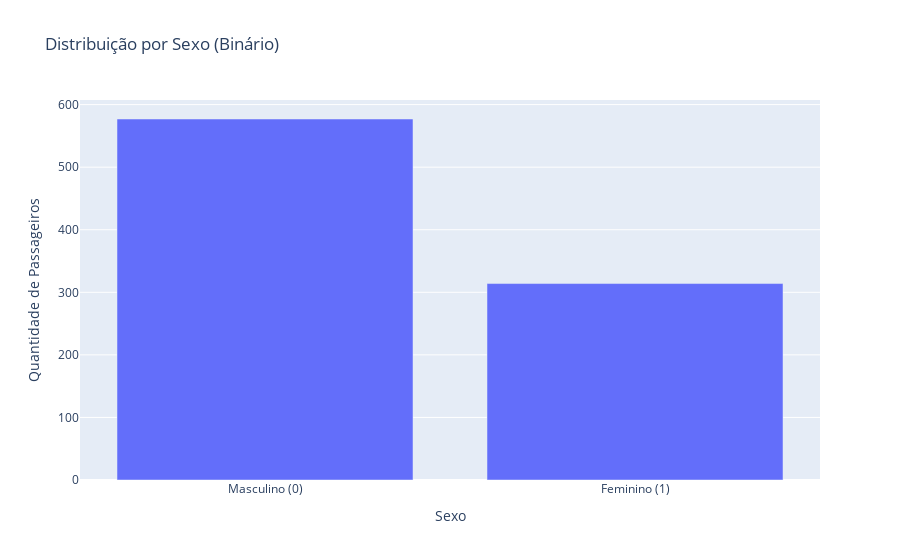

The code cell stored with this chart in its notebook:
### Code cell
import plotly.express as px

contagem_sexo = df_train['Sexo_binario'].value_counts().sort_index()

fig = px.bar(
    x=['Masculino (0)', 'Feminino (1)'],
    y=contagem_sexo.values,
    title='Distribuição por Sexo (Binário)',
    labels={'x': 'Sexo', 'y': 'Quantidade de Passageiros'}
)
fig.show()

### Figure 1 — Plotly figure (JSON) as saved in the notebook; plotly's stock layout.template omitted (floating-point values rounded to 4 significant figures)
{"data": [{"hovertemplate": "Sexo=%{x}<br>Quantidade de Passageiros=%{y}<extra></extra>", "legendgroup": "", "marker": {"color": "#636efa", "pattern": {"shape": ""}}, "name": "", "orientation": "v", "showlegend": false, "textposition": "auto", "type": "bar", "x": ["Masculino (0)", "Feminino (1)"], "xaxis": "x", "y": [577, 314], "yaxis": "y"}], "layout": {"barmode": "relative", "legend": {"tracegroupgap": 0}, "title": {"text": "Distribuição por Sexo (Binário)"}, "xaxis": {"anchor": "y", "domain": [0, 1], "title": {"text": "Sexo"}}, "yaxis": {"anchor": "x", "domain": [0, 1], "title": {"text": "Quantidade de Passageiros"}}}}
